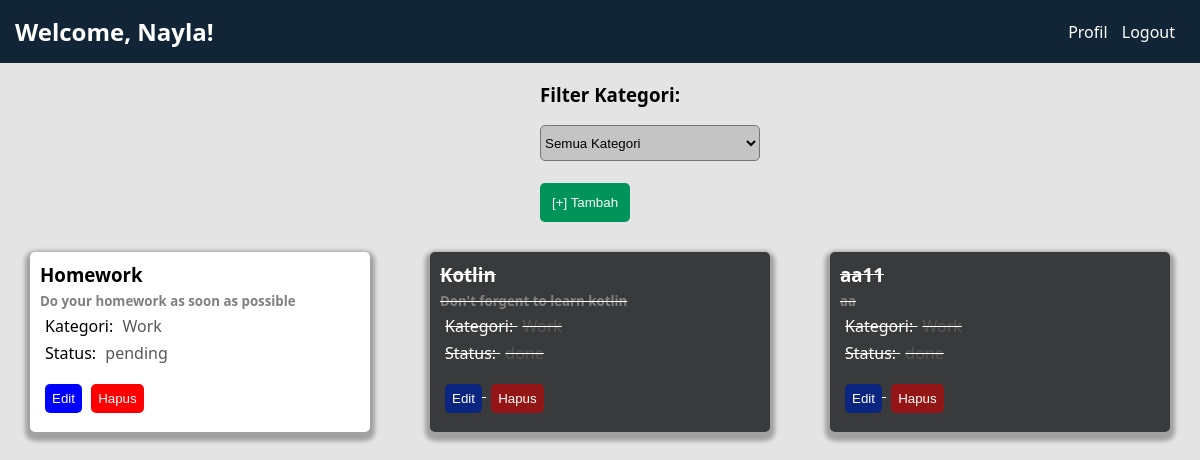
/index.php (signed in), run on the app's committed database.
### tables this page shows
CREATE TABLE `to_do` (
  `id_todo` int(11) NOT NULL,
  `title` varchar(255) NOT NULL,
  `description` varchar(255) NOT NULL,
  `created_at` timestamp NOT NULL DEFAULT current_timestamp(),
  `updated_at` timestamp NOT NULL DEFAULT current_timestamp(),
  `status` enum('pending','done') NOT NULL,
  `id_category` int(11) NOT NULL,
  `id_user` int(11) NOT NULL
);

### index.php (the view, shortened to what this page needs)
<?php
include 'koneksi.php';
$id_user = $_SESSION['id_user'];
$nama_user = $_SESSION['username'];
?>
<!DOCTYPE html>
<html lang="en">
<head>
    <link rel="stylesheet" href="css/index.css">
</head>
<body>
    <div class="navbar">
        <div class="left">
            <h2>Welcome, <?php echo htmlspecialchars($nama_user); ?>!</h2>
        </div>
       <div class="right">
        <a href="profil.php">Profil</a>
        <a href="logout.php">Logout</a>
       </div>
    </div>
    <div class="category">
    <h3>Filter Kategori: </h3>
    <form method="GET" action="">
        <select name="category" onchange="this.form.submit()">
            <option value="">Semua Kategori</option>
        </select>
    </form>
    </div> <br>
    <a href="tambah.php"><button>[+] Tambah</button></a>
    <div class="content">
    <?php
    $category_filter = isset($_GET['category']) ? $_GET['category'] : '';
    if ($category_filter != '') {
        $query = "SELECT * FROM to_do WHERE id_user = $id_user AND id_category = '$category_filter'";
    } else {
        $query = "SELECT * FROM to_do where id_user = $id_user";
    }
    $data = mysqli_query($koneksi, $query);
    while ($d = mysqli_fetch_array($data)) { ?>
        <div class="card <?php echo ($d['status'] == 'done') ? 'done' : ''; ?>">
            <h3><?php echo $d['title']; ?></h3>
            <h5><?php echo $d['description']; ?></h5>
            <p>Kategori:
                <?php
                if ($d['id_category'] == "1") {
                    echo "<span>Work</span>";
                } elseif ($d['id_category'] == "2") {
                    echo "<span>Personal</span>";
                } elseif ($d['id_category'] == "3") {
                    echo "<span>Other</span>";
                }
                ?>
            </p>
            <p>Status: <span><?php echo $d['status']; ?></span></p>
            <a href="edit.php?id=<?php echo $d['id_todo']; ?>"><button style="<?php echo ($d['status'] == 'done') ? 'background-color: rgb(9, 37, 128);' : 'background-color: blue;'; ?>" >Edit</button></a>
            <a href="hapus.php?id=<?php echo $d['id_todo']; ?>"><button style="<?php echo ($d['status'] == 'done') ? 'background-color: rgb(148, 21, 21);' : 'background-color: red;'; ?>">Hapus</button></a>
        </div>
    <?php } ?>
</div>
</body>
</html>

### css/index.css (style rules this page uses)
body { padding: 0; margin: 0; font-family:'Segoe UI', Tahoma, Geneva, Verdana, sans-serif; background-color: rgb(228, 228, 228); align-items: center; justify-content: center; }
.navbar { display:flex; align-items: center; justify-content: space-between; background-color: rgb(18, 37, 54); padding: 15px; }
.navbar h2 { color: #fff; margin: 0; }
.right a { text-decoration: none; justify-content: space-between; color: white; padding-right: 10px; }
h3 { margin-left: 45%; text-decoration: none; }
select { width: 220px; height: 36px; border-radius: 5px; margin-left: 45%; background-color: #c4c4c4; }
button { padding: 12px; background-color: rgb(0, 148, 91); color:rgb(255, 255, 255); border-radius: 5px; margin-left: 45%; border: 0; }
.content { display: flex; flex-wrap: wrap; justify-content: center; }
.card button { padding: 20px; }
.card { width: 20rem; height: 10rem; background-color: white; border-radius: 5px; padding: 10px; justify-content: space-between; margin: 30px; box-shadow: 0 4px 4px 5px rgb(161, 161, 161); }
.card.done { background-color: rgb(57, 58, 59); color: #ffffff; text-decoration: line-through; }
.card span { color: rgb(87, 87, 87); margin-left: 5px; }
.card h3 { margin: 0; margin-bottom: 5px; }
.card p { margin: 5px; text-decoration: none; }
.card h5 { margin: 0; color: grey; }
.card button { padding: 7px; background-color: rgb(18, 37, 54); color:white; border-radius: 5px; margin-left: 5px; margin-top: 15px; }

### data on the page
to_do: title "Homework", description "Do your homework as soon as possible", shows "Work", status "pending"
to_do: title "Kotlin", description "Don't forgent to learn kotlin", shows "Work", status "done"
to_do: title "aa11", description "aa", shows "Work", status "done"

### other printed values
$nama_user "Nayla"
